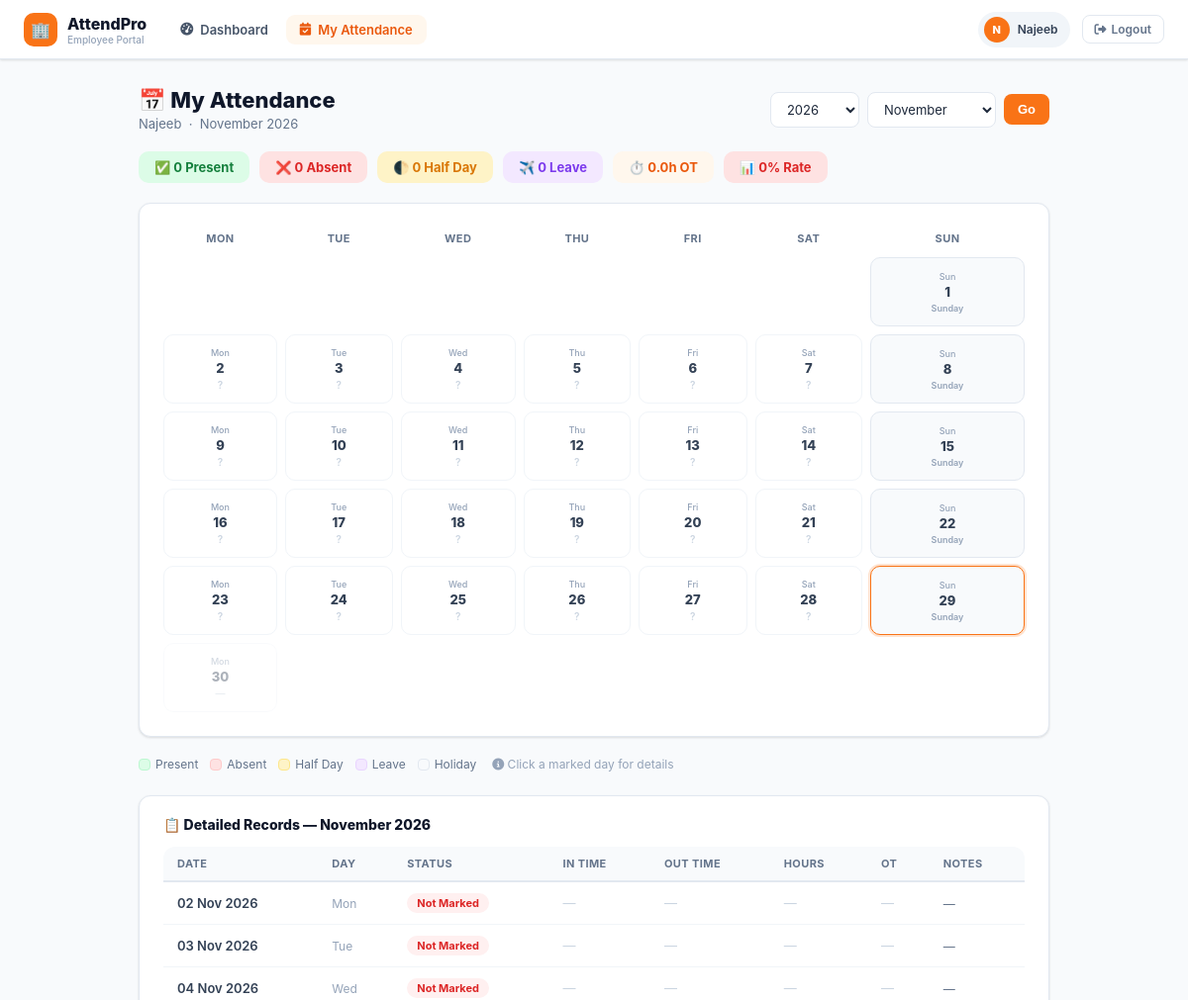
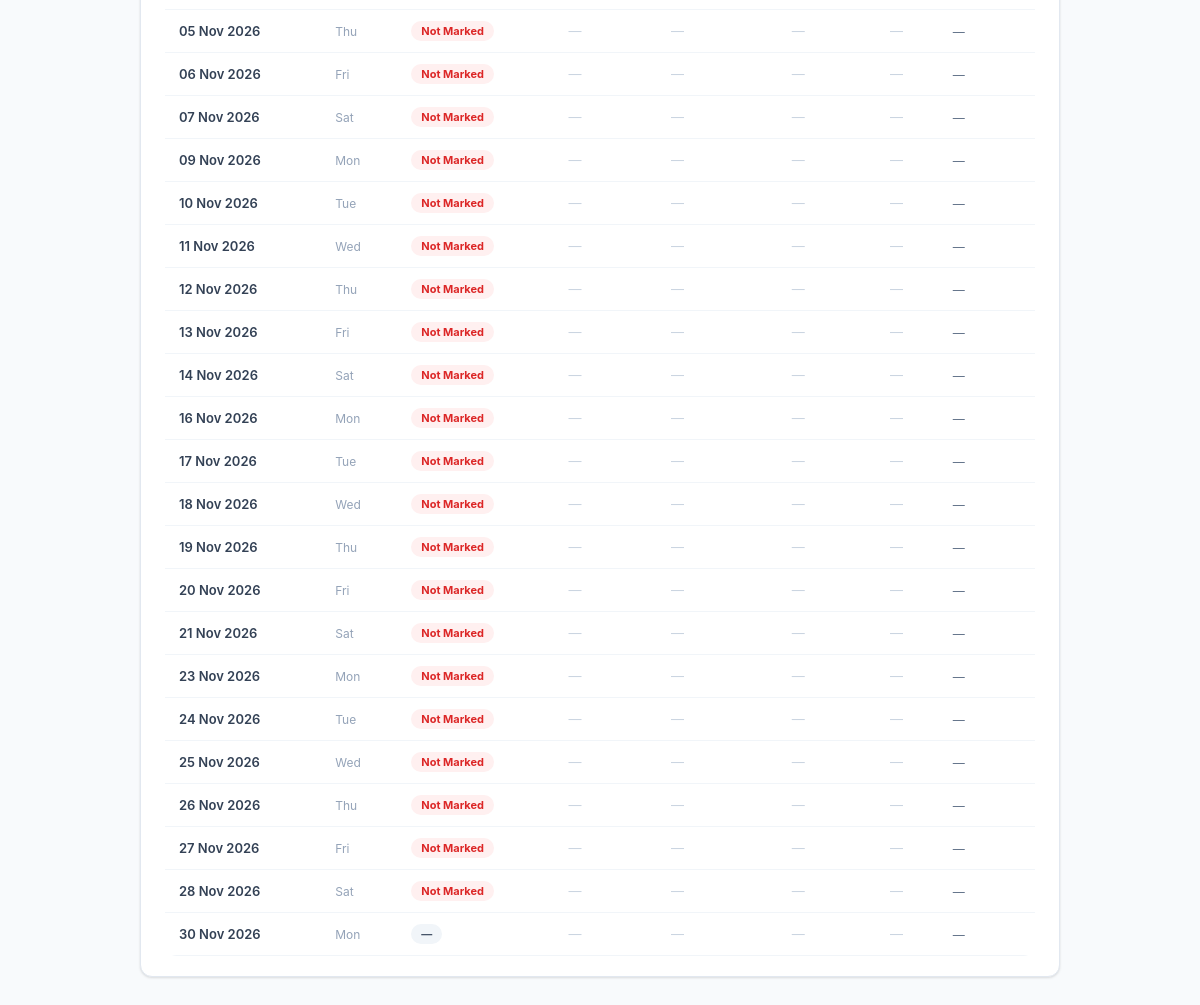
Screenshot of /portal/attendance/ (signed in) with the database file from the repository (2 pictures, top to bottom).
### attendance_app/models.py (models this page shows, shortened)
class Employee(models.Model):
    TYPE_CHOICES = [('permanent', 'Permanent'), ('temporary', 'Temporary')]
    STATUS_CHOICES = [('active', 'Active'), ('disabled', 'Disabled')]
    name = models.CharField(max_length=200)
    emirates_id = models.CharField(max_length=50, blank=True, null=True)
    mobile = models.CharField(max_length=20, blank=True, null=True)
    dob = models.DateField(blank=True, null=True)
    joining_date = models.DateField(blank=True, null=True)
    job_title = models.CharField(max_length=100, blank=True, null=True)
    country = models.CharField(max_length=100, blank=True, null=True)
    address = models.TextField(blank=True, null=True)
    description = models.TextField(blank=True, null=True)
    emp_type = models.CharField(max_length=20, choices=TYPE_CHOICES, default='permanent')
    status = models.CharField(max_length=20, choices=STATUS_CHOICES, default='active')
    photo = models.ImageField(upload_to='employee_photos/', blank=True, null=True)
    portal_user = models.OneToOneField('auth.User', on_delete=models.SET_NULL, null=True, blank=True, related_name='employee_profile')
    created_at = models.DateTimeField(auto_now_add=True)
    updated_at = models.DateTimeField(auto_now=True)
    class Meta:
        ordering = ['name']

class Holiday(models.Model):
    TYPE_CHOICES = [('public', 'Public Holiday'), ('sunday', 'Sunday')]
    date = models.DateField(unique=True)
    name = models.CharField(max_length=200)
    holiday_type = models.CharField(max_length=20, choices=TYPE_CHOICES, default='public')
    created_at = models.DateTimeField(auto_now_add=True)
    class Meta:
        ordering = ['date']

### attendance_app/views.py (the view)
# urls.py: path('portal/attendance/', views.portal_attendance, name='portal_attendance'),
@login_required
def portal_attendance(request):
    emp = _get_portal_employee(request)
    if not emp:
        return redirect('dashboard')
    today = timezone.localdate()
    year  = int(request.GET.get('year',  today.year))
    month = int(request.GET.get('month', today.month))
    date_from = datetime.date(year, month, 1)
    date_to   = datetime.date(year, month, calendar.monthrange(year, month)[1])
    holidays     = Holiday.objects.filter(date__gte=date_from, date__lte=date_to)
    holiday_dates = {h.date: h.name for h in holidays}
    working_days = sum(
        1 for d in (date_from + datetime.timedelta(i)
                    for i in range((date_to - date_from).days + 1))
        if d not in holiday_dates and d.weekday() != 6
    )
    atts     = Attendance.objects.filter(employee=emp, date__gte=date_from, date__lte=date_to).order_by('date')
    att_dict = {a.date: a for a in atts}
    present  = sum(1 for a in atts if a.status == 'present')
    half_day = sum(1 for a in atts if a.status == 'half_day')
    absent   = sum(1 for a in atts if a.status == 'absent')
    leave    = sum(1 for a in atts if a.status == 'leave')
    total_ot = round(float(sum(float(a.ot_hours) for a in atts)), 1)
    total_hrs = round(float(sum(float(a.total_hours()) for a in atts)), 1)
    att_rate = round((present + half_day * 0.5) / working_days * 100) if working_days else 0
    WEEKDAY_NAMES = ['Mon', 'Tue', 'Wed', 'Thu', 'Fri', 'Sat', 'Sun']
    cal_days = []
    num_days = calendar.monthrange(year, month)[1]
    for day_num in range(1, num_days + 1):
        d = datetime.date(year, month, day_num)
        is_holiday = d in holiday_dates
        is_future = d > today
        is_today_flag = d == today
        att = att_dict.get(d)
        cal_days.append({
            'date': d,
            'weekday': WEEKDAY_NAMES[d.weekday()],
            'is_holiday': is_holiday,
            'holiday_name': holiday_dates.get(d, ''),
            'is_future': is_future,
            'is_today': is_today_flag,
            'att': att,
        })
    return render(request, 'attendance_app/portal_attendance.html', {
        'emp': emp,
        'year': year, 'month': month,
        'month_name': date_from.strftime('%B %Y'),
        'date_from': date_from, 'date_to': date_to,
        'att_dict': att_dict,
        'holiday_dates': holiday_dates,
        'cal_days': cal_days,
        'today': today,
        'atts': atts,
        'present': present, 'half_day': half_day,
        'absent': absent, 'leave': leave,
        'total_ot': total_ot, 'total_hrs': total_hrs,
        'att_rate': att_rate, 'working_days': working_days,
        'months': [(i, datetime.date(2000, i, 1).strftime('%B')) for i in range(1, 13)],
        'years':  range(2020, today.year + 2),
    })

### attendance_app/templates/attendance_app/portal_attendance.html (shortened to what this page needs)
{% extends 'attendance_app/portal_base.html' %}
{% block content %}
<div style="display:flex;align-items:center;justify-content:space-between;margin-bottom:20px;flex-wrap:wrap;gap:12px">
  <div>
    <div class="page-title">📅 My Attendance</div>
    <div class="page-sub">{{ emp.name }} &nbsp;·&nbsp; {{ month_name }}</div>
  </div>
  <form method="get" style="display:flex;gap:8px;align-items:center">
    <select name="year" class="form-control" style="width:90px;font-size:13px">
      {% for y in years %}<option value="{{ y }}" {% if y == year %}selected{% endif %}>{{ y }}</option>{% endfor %}
    </select>
    <select name="month" class="form-control" style="width:130px;font-size:13px">
      {% for mn, ml in months %}<option value="{{ mn }}" {% if mn == month %}selected{% endif %}>{{ ml }}</option>{% endfor %}
    </select>
    <button type="submit" style="padding:8px 14px;border-radius:8px;background:var(--orange);color:white;border:none;font-size:13px;font-weight:600;cursor:pointer">Go</button>
  </form>
</div>
<div style="display:flex;gap:10px;flex-wrap:wrap;margin-bottom:20px">
  <div style="padding:8px 16px;border-radius:10px;background:#dcfce7;font-size:13px;font-weight:700;color:#15803d">✅ {{ present }} Present</div>
  <div style="padding:8px 16px;border-radius:10px;background:#fee2e2;font-size:13px;font-weight:700;color:#dc2626">❌ {{ absent }} Absent</div>
  <div style="padding:8px 16px;border-radius:10px;background:#fef3c7;font-size:13px;font-weight:700;color:#d97706">🌓 {{ half_day }} Half Day</div>
  <div style="padding:8px 16px;border-radius:10px;background:#f3e8ff;font-size:13px;font-weight:700;color:#7c3aed">✈️ {{ leave }} Leave</div>
  <div style="padding:8px 16px;border-radius:10px;background:var(--orange-pale);font-size:13px;font-weight:700;color:var(--orange-dark)">⏱️ {{ total_ot }}h OT</div>
  <div style="padding:8px 16px;border-radius:10px;background:{% if att_rate >= 80 %}#dcfce7{% elif att_rate >= 60 %}#fef3c7{% else %}#fee2e2{% endif %};font-size:13px;font-weight:700;color:{% if att_rate >= 80 %}#15803d{% elif att_rate >= 60 %}#d97706{% else %}#dc2626{% endif %}">📊 {{ att_rate }}% Rate</div>
</div>
<div class="card" style="margin-bottom:20px">
  <div class="card-body" style="padding:20px">
    <table class="att-cal">
      <thead>
        <tr>
          <th>Mon</th><th>Tue</th><th>Wed</th><th>Thu</th><th>Fri</th><th>Sat</th><th>Sun</th>
        </tr>
      </thead>
      <tbody>
        <tr id="cal-row-0">
        {% with first_weekday=date_from.weekday %}
        {% for i in "0123456" %}
          {% if forloop.counter0 < first_weekday %}
          <td><div class="day-cell day-empty"></div></td>
          {% endif %}
        {% endfor %}
        {% for day in cal_days %}
          {% with wday=day.date.weekday %}
          <td>
            <div class="day-cell {% if day.is_holiday %}day-holiday{% elif day.is_future %}day-future day-unmarked{% elif day.att %}day-{{ day.att.status }}{% else %}day-unmarked{% endif %} {% if day.is_today %}day-today{% endif %}"
                 {% if day.att and not day.is_future %}onclick="showDetail('{{ day.date|date:'Y-m-d' }}')" title="{{ day.date|date:'d M Y' }}"{% endif %}>
              <span class="day-weekday">{{ day.weekday }}</span>
              <span class="day-num">{{ day.date.day }}</span>
              {% if day.is_holiday %}
                <span class="day-label" style="color:var(--slate-400);font-size:9px">{{ day.holiday_name|truncatechars:8 }}</span>
              {% elif day.is_future %}
                <span class="day-label" style="color:var(--slate-300)">—</span>
              {% else %}
                <span class="day-label" style="color:var(--slate-300)">?</span>
              {% endif %}
            </div>
          </td>
          {% if wday == 6 and not forloop.last %}</tr><tr>{% endif %}
          {% endwith %}
        {% endfor %}
        {% with last_weekday=date_to.weekday %}
        {% for i in "0123456" %}
          {% if forloop.counter0 > last_weekday %}
          <td><div class="day-cell day-empty"></div></td>
          {% endif %}
        {% endfor %}
        {% endwith %}
        {% endwith %}
        </tr>
      </tbody>
    </table>
  </div>
</div>
<div style="display:flex;gap:12px;flex-wrap:wrap;margin-bottom:24px">
  <div style="display:flex;align-items:center;gap:5px;font-size:12px;color:var(--slate-500)"><span style="width:12px;height:12px;border-radius:4px;background:#dcfce7;border:1px solid #bbf7d0"></span> Present</div>
  <div style="display:flex;align-items:center;gap:5px;font-size:12px;color:var(--slate-500)"><span style="width:12px;height:12px;border-radius:4px;background:#fee2e2;border:1px solid #fecaca"></span> Absent</div>
  <div style="display:flex;align-items:center;gap:5px;font-size:12px;color:var(--slate-500)"><span style="width:12px;height:12px;border-radius:4px;background:#fef3c7;border:1px solid #fde68a"></span> Half Day</div>
  <div style="display:flex;align-items:center;gap:5px;font-size:12px;color:var(--slate-500)"><span style="width:12px;height:12px;border-radius:4px;background:#f3e8ff;border:1px solid #e9d5ff"></span> Leave</div>
  <div style="display:flex;align-items:center;gap:5px;font-size:12px;color:var(--slate-500)"><span style="width:12px;height:12px;border-radius:4px;background:var(--slate-50);border:1px solid #e2e8f0"></span> Holiday</div>
  <div style="font-size:12px;color:var(--slate-400);margin-left:4px"><i class="fas fa-circle-info"></i> Click a marked day for details</div>
</div>
<div class="card">
  <div class="card-body">
    <div style="font-size:14px;font-weight:800;color:var(--slate-900);margin-bottom:14px">📋 Detailed Records — {{ month_name }}</div>
    {% if cal_days %}
    <div class="table-wrap">
      <table class="dt">
        <thead>
          <tr><th>Date</th><th>Day</th><th>Status</th><th>In Time</th><th>Out Time</th><th>Hours</th><th>OT</th><th>Notes</th></tr>
        </thead>
        <tbody>
          {% for day in cal_days %}
          {% if not day.is_holiday %}
          <tr style="{% if day.is_today %}background:var(--orange-pale){% endif %}">
            <td style="font-weight:600;white-space:nowrap">{{ day.date|date:"d M Y" }}</td>
            <td style="color:var(--slate-400);font-size:12px">{{ day.weekday }}</td>
            <td>
              {% if day.att %}
                {% if day.att.status == 'present'  %}<span class="badge badge-green">Present</span>
                {% elif day.att.status == 'absent'  %}<span class="badge badge-red">Absent</span>
                {% elif day.att.status == 'half_day'%}<span class="badge badge-yellow">Half Day</span>
                {% elif day.att.status == 'leave'   %}<span class="badge badge-purple">Leave</span>
                {% elif day.att.status == 'holiday' %}<span class="badge badge-gray">Holiday</span>
                {% endif %}
              {% elif day.is_future %}
                <span class="badge badge-gray">—</span>
              {% else %}
                <span class="badge badge-gray" style="color:#dc2626;background:#fff0f0">Not Marked</span>
              {% endif %}
            </td>
            <td>{% if day.att and day.att.in_time %}{{ day.att.in_time|time:"H:i" }}{% else %}<span style="color:var(--slate-300)">—</span>{% endif %}</td>
            <td>{% if day.att and day.att.out_time %}{{ day.att.out_time|time:"H:i" }}{% else %}<span style="color:var(--slate-300)">—</span>{% endif %}</td>
            <td>{% if day.att and day.att.total_hours > 0 %}<strong style="color:var(--orange)">{{ day.att.total_hours }}h</strong>{% else %}<span style="color:var(--slate-300)">—</span>{% endif %}</td>
            <td>{% if day.att and day.att.ot_hours > 0 %}<strong style="color:#7c3aed">+{{ day.att.ot_hours }}h</strong>{% else %}<span style="color:var(--slate-300)">—</span>{% endif %}</td>
            <td style="font-size:12px;color:var(--slate-500)">{% if day.att and day.att.notes %}{{ day.att.notes|truncatechars:30 }}{% else %}—{% endif %}</td>
          </tr>
          {% endif %}
          {% endfor %}
        </tbody>
      </table>
    </div>
    {% endif %}
  </div>
</div>
{% endblock %}

### attendance_app/templates/attendance_app/portal_base.html (shortened to what this page needs)
<!DOCTYPE html>
<html lang="en">
<head>
<link rel="stylesheet" href="https://cdnjs.cloudflare.com/ajax/libs/font-awesome/6.5.0/css/all.min.css">
</head>
<body>
<nav class="portal-nav">
  <div style="display:flex;align-items:center;gap:20px">
    <a href="{% url 'portal_dashboard' %}" class="portal-brand">
      <div class="portal-brand-icon">🏢</div>
      <div>
        <div class="portal-brand-name">AttendPro</div>
        <div class="portal-brand-sub">Employee Portal</div>
      </div>
    </a>
    <div class="portal-nav-links">
      <a href="{% url 'portal_dashboard' %}" class="portal-nav-link {% if request.resolver_match.url_name == 'portal_dashboard' %}active{% endif %}">
        <i class="fas fa-gauge-high"></i> Dashboard
      </a>
      <a href="{% url 'portal_attendance' %}" class="portal-nav-link {% if request.resolver_match.url_name == 'portal_attendance' %}active{% endif %}">
        <i class="fas fa-calendar-check"></i> My Attendance
      </a>
    </div>
  </div>
  <div class="portal-nav-right">
    <div class="portal-user-chip">
      <div class="portal-user-avatar">{{ request.user.username|first|upper }}</div>
      {{ emp.name }}
    </div>
    <a href="{% url 'logout' %}" class="portal-logout"><i class="fas fa-sign-out-alt"></i> Logout</a>
  </div>
</nav>
<div class="portal-main">
  {% block content %}{% endblock %}
</div>
</body>
</html>

### rows the page displays
Employee: name "Najeeb"
Holiday: holiday_name "Sunday"
Holiday: holiday_name "Sunday"
Holiday: holiday_name "Sunday"
Holiday: holiday_name "Sunday"
Holiday: holiday_name "Sunday"

### other values shown
{{ request.user.username|first|upper }} "N"
{{ month_name }} "November 2026"
{{ present }} "0"
{{ absent }} "0"
{{ half_day }} "0"
{{ leave }} "0"
{{ total_ot }} "0.0"
{{ att_rate }} "0"
{{ day.weekday }} "Sun" "Mon" "Tue" "Wed" "Thu" "Fri" "Sat" "Sun" "Mon" "Tue" "Wed" "Thu" "Fri" "Sat" "Sun" "Mon" "Tue" "Wed" "Thu" "Fri" "Sat" "Sun" "Mon" "Tue" "Wed" "Thu" "Fri" "Sat" "Sun" "Mon"
{{ day.date.day }} "1" "2" "3" "4" "5" "6" "7" "8" "9" "10" "11" "12" "13" "14" "15" "16" "17" "18" "19" "20" "21" "22" "23" "24" "25" "26" "27" "28" "29" "30"
{{ day.date|date:"d M Y" }} "02 Nov 2026" "03 Nov 2026" "04 Nov 2026" "05 Nov 2026" "06 Nov 2026" "07 Nov 2026" "09 Nov 2026" "10 Nov 2026" "11 Nov 2026" "12 Nov 2026" "13 Nov 2026" "14 Nov 2026" "16 Nov 2026" "17 Nov 2026" "18 Nov 2026" "19 Nov 2026" "20 Nov 2026" "21 Nov 2026" "23 Nov 2026" "24 Nov 2026" "25 Nov 2026" "26 Nov 2026" "27 Nov 2026" "28 Nov 2026" "30 Nov 2026"
{{ day.weekday }} "Mon" "Tue" "Wed" "Thu" "Fri" "Sat" "Mon" "Tue" "Wed" "Thu" "Fri" "Sat" "Mon" "Tue" "Wed" "Thu" "Fri" "Sat" "Mon" "Tue" "Wed" "Thu" "Fri" "Sat" "Mon"
form field year "2026"
form field month "November"
